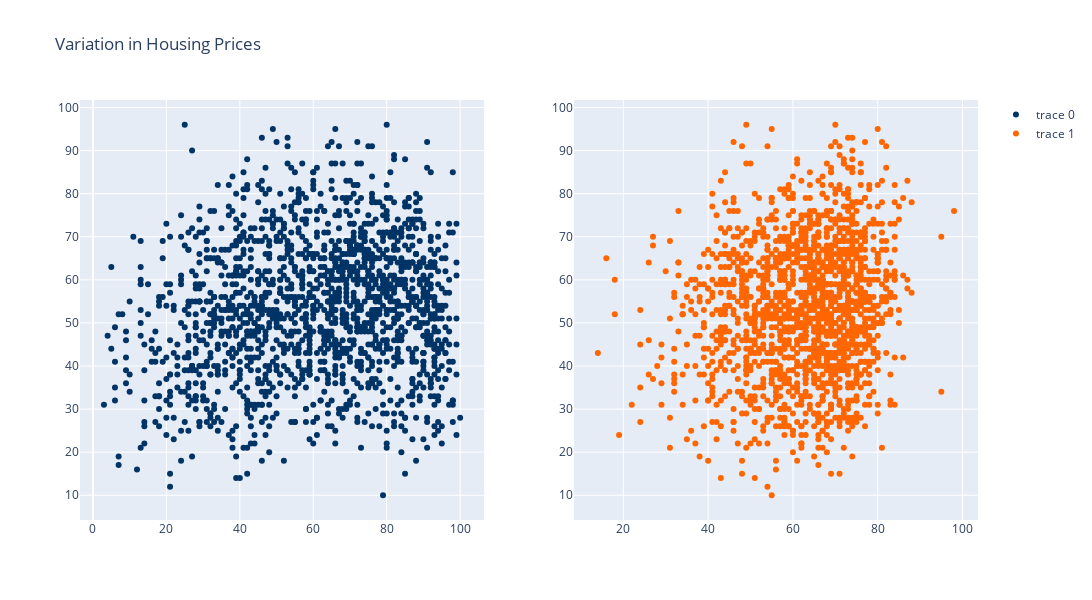

Here is the notebook cell this chart was saved with:
### Code cell
import plotly.express as px
from plotly.subplots import make_subplots
import plotly.graph_objs as go

fig = make_subplots(
rows=1, cols=2
# subplot_titles=("Plot 1", "Plot 2", "Plot 3", "Plot 4")
)

fig.add_trace(
    go.Scatter(x=spotify_df["Energy"],y=spotify_df['Danceability'],mode='markers',
    marker=dict(
            color="#003366"),
        line=dict(color="#003366",width=1)),
    row=1, col=1
)

fig.add_trace(
    go.Scatter(x=spotify_df['Popularity'],y=spotify_df['Danceability'],mode='markers',
    marker=dict(
            color="#FF6600"),
        line=dict(color="#FF6600",width=1)),
    row=1, col=2
)

# Update xaxis properties
# fig.update_xaxes(title_text="Lower State Population (%)", row=1, col=1)
# fig.update_xaxes(title_text="Number of Rooms", row=1, col=2)

# # Update yaxis properties
# fig.update_yaxes(title_text="House Prices ($1000)", row=1, col=1)
# fig.update_yaxes(title_text="yaxis 2 title", range=[40, 80], row=1, col=2)
# Update title and height
fig.update_layout(height=600, width=1400, title_text="Variation in Housing Prices")
#output_file="app/static/baseimage.svg"
#fig.write_image(output_file,width=1200,engine="kaleido")
fig.show()

### Figure 1 — Plotly figure (JSON) as saved in the notebook; plotly's stock layout.template omitted (floating-point values rounded to 4 significant figures; data arrays with more than 128 entries replaced by an {"elided": "..."} marker saying what was removed)
{"data": [{"line": {"color": "#003366", "width": 1}, "marker": {"color": "#003366"}, "mode": "markers", "type": "scatter", "x": {"elided": "1615 int values"}, "xaxis": "x", "y": {"elided": "1615 int values"}, "yaxis": "y"}, {"line": {"color": "#FF6600", "width": 1}, "marker": {"color": "#FF6600"}, "mode": "markers", "type": "scatter", "x": {"elided": "1615 int values"}, "xaxis": "x2", "y": {"elided": "1615 int values"}, "yaxis": "y2"}], "layout": {"height": 600, "title": {"text": "Variation in Housing Prices"}, "width": 1400, "xaxis": {"anchor": "y", "domain": [0, 0.45]}, "xaxis2": {"anchor": "y2", "domain": [0.55, 1]}, "yaxis": {"anchor": "x", "domain": [0, 1]}, "yaxis2": {"anchor": "x2", "domain": [0, 1]}}}
